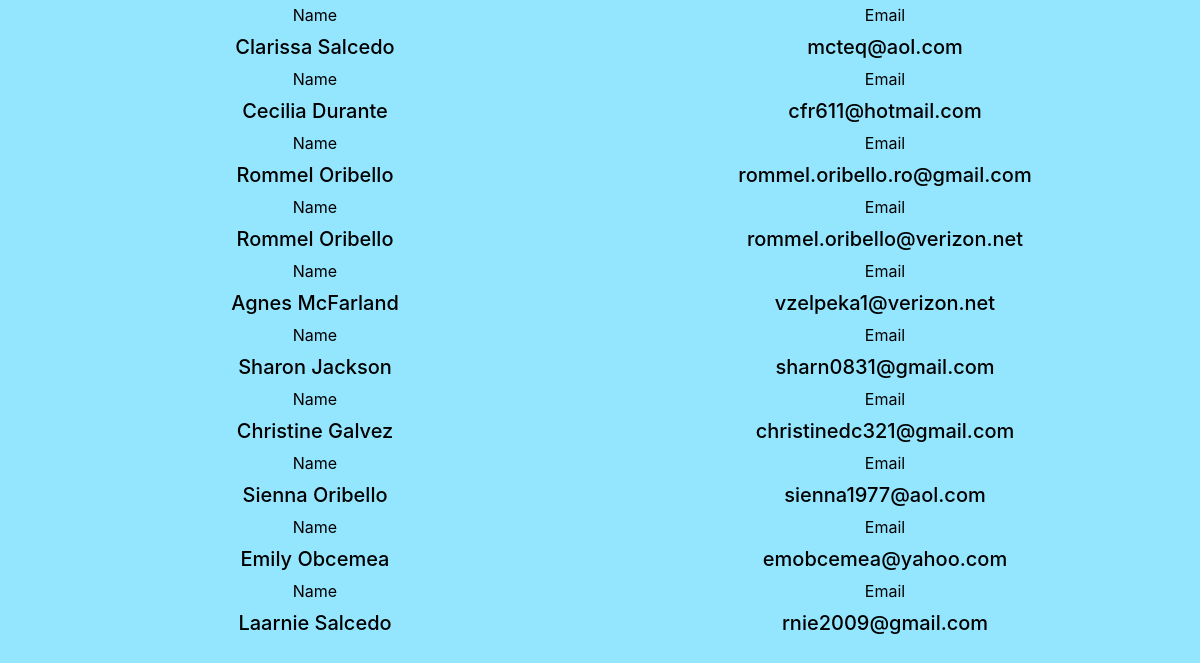
The app's page /list_subs/ (signed in, lower part), older data.
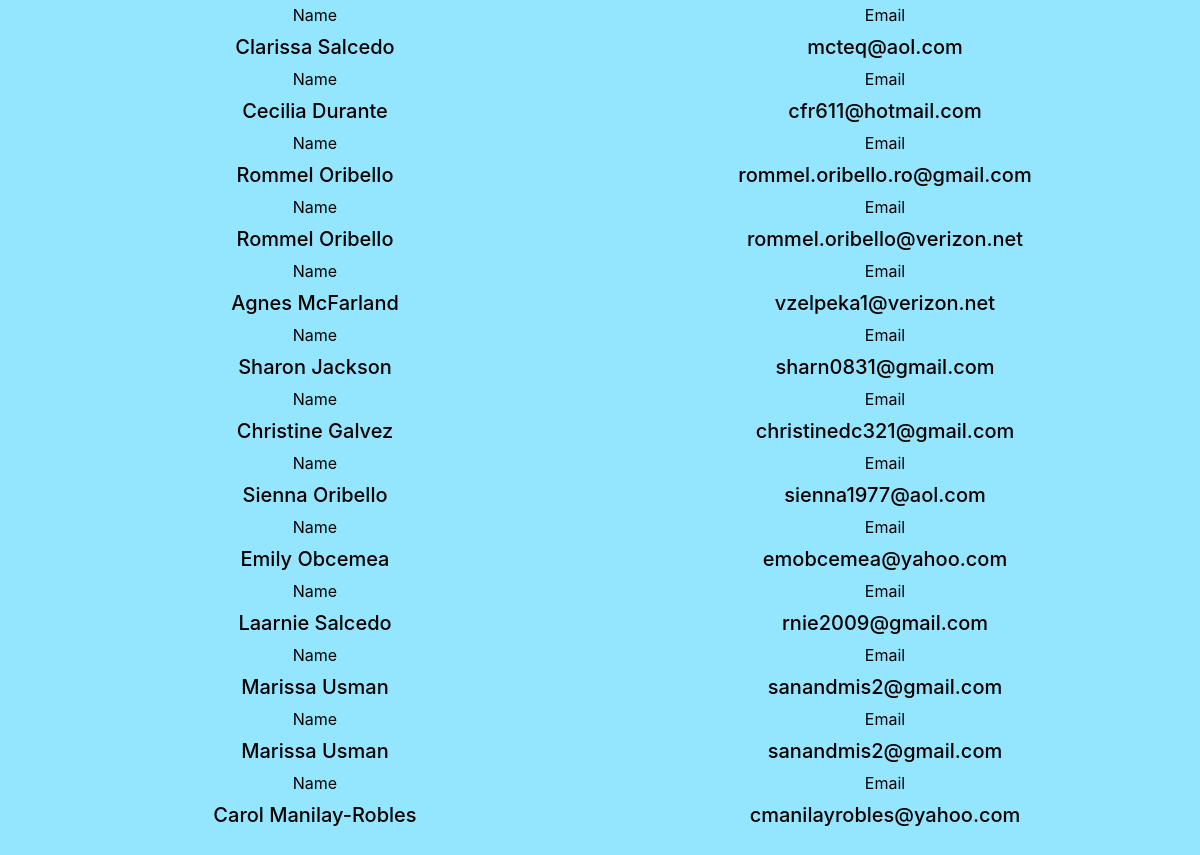
The same page, newer data.
### Users/models.py (models this page shows)
class Subs(models.Model):
    SELECTIONS_1 = (
        ("Candidate A", "Candidate A"),
        ("Candidate B", "Candidate B"),
        ("Candidate C", "Candidate C"),
        ("Candidate D", "Candidate D"),
    )
    SELECTIONS_4 = (
        ("Candidate A", "Candidate A"),
        ("Candidate B", "Candidate B"),
        ("Candidate C", "Candidate C"),
        ("Candidate D", "Candidate D"),
        ("Candidate E", "Candidate E"),
        ("Candidate F", "Candidate F"),
        ("Candidate G", "Candidate G"),
        ("Candidate 1", "Candidate 1"),
        ("Candidate 2", "Candidate 2"),
        ("Candidate 3", "Candidate 3"),
        ("Candidate 4", "Candidate 4"),
        ("Candidate 5", "Candidate 5")
    )
    PRESIDENT_ELECT = (
        ("Christine Pabico", "Christine Pabico"),
        ("Abstain", "Abstain"),
    )
    RECORDING_SECRETARY = (
        ("Rosabelle Dela Pena", "Rosabelle Dela Pena"),
        ("Abstain", "Abstain"),
    )
    ASSISTANT_RECORDING_SECRETARY = (
        ("Maricon Danz", "Maricon Danz"),
        ("Abstain", "Abstain"),
    )
    CORRESPONDING_SECRETARY = (
        ("Amabelle Estreba", "Amabelle Estreba"),
        ("Abstain", "Abstain"),
    )
    ASSISTANT_CORRESPONDING_SECRETARY = (
        ("Arlyn Soriano", "Arlyn Soriano"),
        ("Abstain", "Abstain"),
    )
    TREASURER = (
        ("Mizpah Amados", "Mizpah Amados"),
        ("Abstain", "Abstain"),
    )
    ASSISTANT_TREASURER = (
        ("Febes Galvez", "Febes Galvez"),
        ("Abstain", "Abstain"),
    )
    AUDITOR = (
        ("Alicia Calayag", "Alicia Calayag"),
        ("Abstain", "Abstain"),
    )
    PRO = (
        ("Linda Cabacar", "Linda Cabacar"),
        ("Edna Guerrero", "Edna Guerrero"),
        ("Lenny Icayan", "Lenny Icayan"),
        ("Teresita Delima", "Teresita Delima"),
        ("Vicky Luceriaga", "Vicky Luceriaga"),
        ("Abstain", "Abstain")
    )
    BOARD_OF_DIRECTORS = (
        ("Resurreccion Jao", "Resurrecction Jao"),
        ("Prima Colburn", "Prima Colburn"),
        ("Aida Imperio", "Aida Imperio"),
        ("Elsa Aquino", "Elsa Aquino"),
        ("Florina Reynoso-Ray", "Florina Reynoso-Ray"),
        ("Abstain", "Abstain"),
    )
    ASSISTANT_AUDITOR = (
        ("Tess Valencia", "Tess Valencia"),
        ("Abstain", "Abstain")
    )
    first_name = models.CharField(max_length = 100)
    last_name = models.CharField(max_length = 100)
    email = models.EmailField(max_length = 100)
    slug = models.SlugField(max_length = 250)
    random_key = models.CharField(max_length = 250, blank = True)
    admin_email = models.EmailField(max_length = 100, default = 'admin_user@gmail.com')
    question_1 = models.CharField(max_length = 100, default = '', choices = PRESIDENT_ELECT)
    question_2 = models.CharField(max_length = 100, default = '', choices = RECORDING_SECRETARY)
    question_3 = models.CharField(max_length = 100, default = '', choices = ASSISTANT_RECORDING_SECRETARY)
    question_4 = MultiSelectField(choices = PRO, default = '')
    question_5 = MultiSelectField(choices = BOARD_OF_DIRECTORS, default = '')
    question_6 = models.CharField(max_length=100, default='', choices=CORRESPONDING_SECRETARY)
    question_7 = models.CharField(max_length=100, default='', choices=ASSISTANT_CORRESPONDING_SECRETARY)
    question_8 = models.CharField(max_length=100, default='', choices=TREASURER)
    question_9 = models.CharField(max_length=100, default='', choices=ASSISTANT_TREASURER)
    question_10 = models.CharField(max_length=100, default='', choices=AUDITOR)
    question_11 = models.CharField(max_length = 100, default = '', choices = ASSISTANT_AUDITOR)

### Users/views.py (the view)
# urls.py: path('', views.get_list, name = 'Users-list'),
@login_required
def get_list(request):
    if str(request.user.username) == str("admin_user") and str(request.user.email) == str("admin_user@gmail.com"):
        return SubmissionList.as_view()(request)
    else:
        messages.warning(request, 'You are not a verified admin')
        return redirect('Submission-home')

### Users/templates/Users/list.html (shortened to what this page needs)
{% extends "Submission/base.html" %}
{% block content %}
<center>
    <br>
    <br>
    {% for user in object_list %}
        <div class = "row">
            <div class="col-sm">
              <label for="year">Name</label>
                <h5><a href="{% url 'Users-specifics' user.slug%}">{{ user.first_name }} {{ user.last_name }}</a></h5>
            </div>
            <div class="col-sm">
              <label for="year">Email</label>
                <h5>{{ user.email }}</h5>
            </div>
        </div>
    {% endfor %}
    <br>
    <br>
    <br>
     </center>
{% endblock content %}

Row changes from the older to the newer data that the page shows:
added Subs: first_name "Marissa", last_name "Usman", email "sanandmis2@gmail.com"
added Subs: first_name "Marissa", last_name "Usman", email "sanandmis2@gmail.com"
added Subs: first_name "Carol", last_name "Manilay-Robles", email "cmanilayrobles@yahoo.com"
